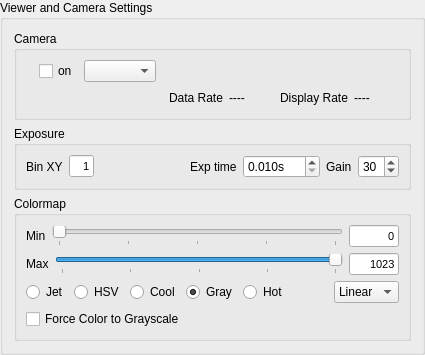
     <widget class="QGroupBox" name="groupBox">
      <property name="title">
       <string>Viewer and Camera Settings</string>
      </property>
      <layout class="QGridLayout" name="gridLayout_13">
       <item row="2" column="0">
        <widget class="QGroupBox" name="gB_colormap">
         <property name="enabled">
          <bool>true</bool>
         </property>
         <property name="title">
          <string>Colormap</string>
         </property>
         <layout class="QGridLayout" name="gridLayout_5">
          <item row="0" column="0">
           <layout class="QVBoxLayout" name="verticalLayout_10">
            <item>
             <layout class="QVBoxLayout" name="verticalLayout_9">
              <item>
               <layout class="QHBoxLayout" name="horizontalLayout_3">
                <item>
                 <widget class="QLabel" name="labelRangeMin_1">
                  <property name="text">
                   <string>Min</string>
                  </property>
                 </widget>
                </item>
                <item>
                 <widget class="QSlider" name="hSRngMin">
                  <property name="sizePolicy">
                   <sizepolicy hsizetype="Expanding" vsizetype="Fixed">
                    <horstretch>3</horstretch>
                    <verstretch>0</verstretch>
                   </sizepolicy>
                  </property>
                  <property name="maximum">
                   <number>1023</number>
                  </property>
                  <property name="orientation">
                   <enum>Qt::Horizontal</enum>
                  </property>
                  <property name="tickPosition">
                   <enum>QSlider::TicksBelow</enum>
                  </property>
                  <property name="tickInterval">
                   <number>256</number>
                  </property>
                 </widget>
                </item>
                <item>
                 <widget class="QLineEdit" name="lERngMin">
                  <property name="sizePolicy">
                   <sizepolicy hsizetype="Fixed" vsizetype="Fixed">
                    <horstretch>1</horstretch>
                    <verstretch>0</verstretch>
                   </sizepolicy>
                  </property>
                  <property name="minimumSize">
                   <size>
                    <width>10</width>
                    <height>0</height>
                   </size>
                  </property>
                  <property name="maximumSize">
                   <size>
                    <width>50</width>
                    <height>16777215</height>
                   </size>
                  </property>
                  <property name="font">
                   <font>
                    <pointsize>8</pointsize>
                   </font>
                  </property>
                  <property name="text">
                   <string>0</string>
                  </property>
                  <property name="alignment">
                   <set>Qt::AlignRight|Qt::AlignTrailing|Qt::AlignVCenter</set>
                  </property>
                 </widget>
                </item>
               </layout>
              </item>
              <item>
               <layout class="QHBoxLayout" name="horizontalLayout_4">
                <item>
                 <widget class="QLabel" name="labelRangeMax_1">
                  <property name="text">
                   <string>Max</string>
                  </property>
                 </widget>
                </item>
                <item>
                 <widget class="QSlider" name="hSRngMax">
                  <property name="sizePolicy">
                   <sizepolicy hsizetype="Expanding" vsizetype="Fixed">
                    <horstretch>3</horstretch>
                    <verstretch>0</verstretch>
                   </sizepolicy>
                  </property>
                  <property name="maximum">
                   <number>1023</number>
                  </property>
                  <property name="sliderPosition">
                   <number>1023</number>
                  </property>
                  <property name="orientation">
                   <enum>Qt::Horizontal</enum>
                  </property>
                  <property name="invertedAppearance">
                   <bool>false</bool>
                  </property>
                  <property name="invertedControls">
                   <bool>false</bool>
                  </property>
                  <property name="tickPosition">
                   <enum>QSlider::TicksBelow</enum>
                  </property>
                  <property name="tickInterval">
                   <number>256</number>
                  </property>
                 </widget>
                </item>
                <item>
                 <widget class="QLineEdit" name="lERngMax">
                  <property name="sizePolicy">
                   <sizepolicy hsizetype="Fixed" vsizetype="Fixed">
                    <horstretch>1</horstretch>
                    <verstretch>0</verstretch>
                   </sizepolicy>
                  </property>
                  <property name="minimumSize">
                   <size>
                    <width>10</width>
                    <height>0</height>
                   </size>
                  </property>
                  <property name="maximumSize">
                   <size>
                    <width>50</width>
                    <height>16777215</height>
                   </size>
                  </property>
                  <property name="font">
                   <font>
                    <pointsize>8</pointsize>
                   </font>
                  </property>
                  <property name="text">
                   <string>1023</string>
                  </property>
                  <property name="alignment">
                   <set>Qt::AlignRight|Qt::AlignTrailing|Qt::AlignVCenter</set>
                  </property>
                 </widget>
                </item>
               </layout>
              </item>
              <item>
               <layout class="QHBoxLayout" name="horizontalLayout_9">
                <item>
                 <widget class="QRadioButton" name="rBColor_Jet">
                  <property name="text">
                   <string>Jet</string>
                  </property>
                 </widget>
                </item>
                <item>
                 <widget class="QRadioButton" name="rBColor_HSV">
                  <property name="text">
                   <string>HSV</string>
                  </property>
                 </widget>
                </item>
                <item>
                 <widget class="QRadioButton" name="rBColor_Cool">
                  <property name="text">
                   <string>Cool</string>
                  </property>
                 </widget>
                </item>
                <item>
                 <widget class="QRadioButton" name="rBColor_Gray">
                  <property name="text">
                   <string>Gray</string>
                  </property>
                  <property name="checked">
                   <bool>true</bool>
                  </property>
                 </widget>
                </item>
                <item>
                 <widget class="QRadioButton" name="rBColor_Hot">
                  <property name="text">
                   <string>Hot</string>
                  </property>
                  <property name="checked">
                   <bool>false</bool>
                  </property>
                 </widget>
                </item>
                <item>
                 <spacer name="horizontalSpacer_5">
                  <property name="orientation">
                   <enum>Qt::Horizontal</enum>
                  </property>
                  <property name="sizeHint" stdset="0">
                   <size>
                    <width>40</width>
                    <height>20</height>
                   </size>
                  </property>
                 </spacer>
                </item>
                <item>
                 <widget class="QComboBox" name="cBoxScale">
                  <property name="minimumSize">
                   <size>
                    <width>50</width>
                    <height>0</height>
                   </size>
                  </property>
                  <item>
                   <property name="text">
                    <string>Linear</string>
                   </property>
                  </item>
                  <item>
                   <property name="text">
                    <string>Log</string>
                   </property>
                  </item>
                  <item>
                   <property name="text">
                    <string>Exp</string>
                   </property>
                  </item>
                 </widget>
                </item>
               </layout>
              </item>
             </layout>
            </item>
           </layout>
          </item>
          <item row="1" column="0">
           <layout class="QHBoxLayout" name="horizontalLayout_2">
            <item>
             <widget class="QCheckBox" name="grayScale">
              <property name="text">
               <string>Force Color to Grayscale</string>
              </property>
             </widget>
            </item>
            <item>
             <spacer name="horizontalSpacer_3">
              <property name="orientation">
               <enum>Qt::Horizontal</enum>
              </property>
              <property name="sizeHint" stdset="0">
               <size>
                <width>40</width>
                <height>20</height>
               </size>
              </property>
             </spacer>
            </item>
           </layout>
          </item>
         </layout>
        </widget>
       </item>
       <item row="1" column="0">
        <widget class="QGroupBox" name="gB_Exposure">
         <property name="title">
          <string>Exposure</string>
         </property>
         <layout class="QHBoxLayout" name="horizontalLayout_8">
          <item>
           <layout class="QHBoxLayout" name="horizontalLayout_13">
            <item>
             <widget class="QLabel" name="label_21">
              <property name="text">
               <string>Bin XY</string>
              </property>
             </widget>
            </item>
            <item>
             <widget class="QLineEdit" name="lEBXY">
              <property name="sizePolicy">
               <sizepolicy hsizetype="Fixed" vsizetype="Fixed">
                <horstretch>1</horstretch>
                <verstretch>0</verstretch>
               </sizepolicy>
              </property>
              <property name="minimumSize">
               <size>
                <width>10</width>
                <height>0</height>
               </size>
              </property>
              <property name="maximumSize">
               <size>
                <width>25</width>
                <height>16777215</height>
               </size>
              </property>
              <property name="font">
               <font>
                <pointsize>8</pointsize>
               </font>
              </property>
              <property name="text">
               <string>1</string>
              </property>
              <property name="alignment">
               <set>Qt::AlignRight|Qt::AlignTrailing|Qt::AlignVCenter</set>
              </property>
             </widget>
            </item>
           </layout>
          </item>
          <item>
           <spacer name="horizontalSpacer">
            <property name="orientation">
             <enum>Qt::Horizontal</enum>
            </property>
            <property name="sizeHint" stdset="0">
             <size>
              <width>40</width>
              <height>20</height>
             </size>
            </property>
           </spacer>
          </item>
          <item>
           <layout class="QHBoxLayout" name="horizontalLayout_16">
            <item>
             <widget class="QLabel" name="label_22">
              <property name="text">
               <string>Exp time</string>
              </property>
             </widget>
            </item>
            <item>
             <widget class="QDoubleSpinBox" name="dS_expt">
              <property name="prefix">
               <string/>
              </property>
              <property name="suffix">
               <string>s</string>
              </property>
              <property name="decimals">
               <number>3</number>
              </property>
              <property name="minimum">
               <double>0.010000000000000</double>
              </property>
              <property name="maximum">
               <double>100.000000000000000</double>
              </property>
              <property name="singleStep">
               <double>0.010000000000000</double>
              </property>
              <property name="value">
               <double>0.010000000000000</double>
              </property>
             </widget>
            </item>
           </layout>
          </item>
          <item>
           <layout class="QHBoxLayout" name="horizontalLayout_20">
            <item>
             <widget class="QLabel" name="label_23">
              <property name="text">
               <string>Gain</string>
              </property>
             </widget>
            </item>
            <item>
             <widget class="QSpinBox" name="iS_gain">
              <property name="suffix">
               <string/>
              </property>
              <property name="prefix">
               <string/>
              </property>
              <property name="maximum">
               <number>35</number>
              </property>
              <property name="value">
               <number>30</number>
              </property>
             </widget>
            </item>
           </layout>
          </item>
         </layout>
        </widget>
       </item>
       <item row="0" column="0">
        <widget class="QGroupBox" name="gB_camera">
         <property name="title">
          <string>Camera</string>
         </property>
         <layout class="QVBoxLayout" name="verticalLayout">
          <item>
           <layout class="QHBoxLayout" name="horizontalLayout">
            <item>
             <widget class="QLabel" name="lb_on">
              <property name="text">
               <string/>
              </property>
              <property name="pixmap">
               <pixmap>led-red-22x22.png</pixmap>
              </property>
             </widget>
            </item>
            <item>
             <widget class="QCheckBox" name="cB_on">
              <property name="text">
               <string>on</string>
              </property>
             </widget>
            </item>
            <item>
             <widget class="QComboBox" name="cB_camera"/>
            </item>
            <item>
             <spacer name="horizontalSpacer_47">
              <property name="orientation">
               <enum>Qt::Horizontal</enum>
              </property>
              <property name="sizeHint" stdset="0">
               <size>
                <width>40</width>
                <height>20</height>
               </size>
              </property>
             </spacer>
            </item>
           </layout>
          </item>
          <item>
           <layout class="QHBoxLayout" name="horizontalLayout_5">
            <item>
             <spacer name="horizontalSpacer_4">
              <property name="orientation">
               <enum>Qt::Horizontal</enum>
              </property>
              <property name="sizeHint" stdset="0">
               <size>
                <width>40</width>
                <height>20</height>
               </size>
              </property>
             </spacer>
            </item>
            <item>
             <widget class="QLabel" name="lb_data">
              <property name="text">
               <string>Data Rate</string>
              </property>
             </widget>
            </item>
            <item>
             <widget class="QLabel" name="lb_dataRate">
              <property name="minimumSize">
               <size>
                <width>45</width>
                <height>0</height>
               </size>
              </property>
              <property name="text">
               <string>----</string>
              </property>
             </widget>
            </item>
            <item>
             <widget class="QLabel" name="lb_disp">
              <property name="text">
               <string>Display Rate</string>
              </property>
             </widget>
            </item>
            <item>
             <widget class="QLabel" name="lb_dispRate">
              <property name="minimumSize">
               <size>
                <width>45</width>
                <height>0</height>
               </size>
              </property>
              <property name="text">
               <string>----</string>
              </property>
             </widget>
            </item>
           </layout>
          </item>
         </layout>
        </widget>
       </item>
      </layout>
     </widget>
